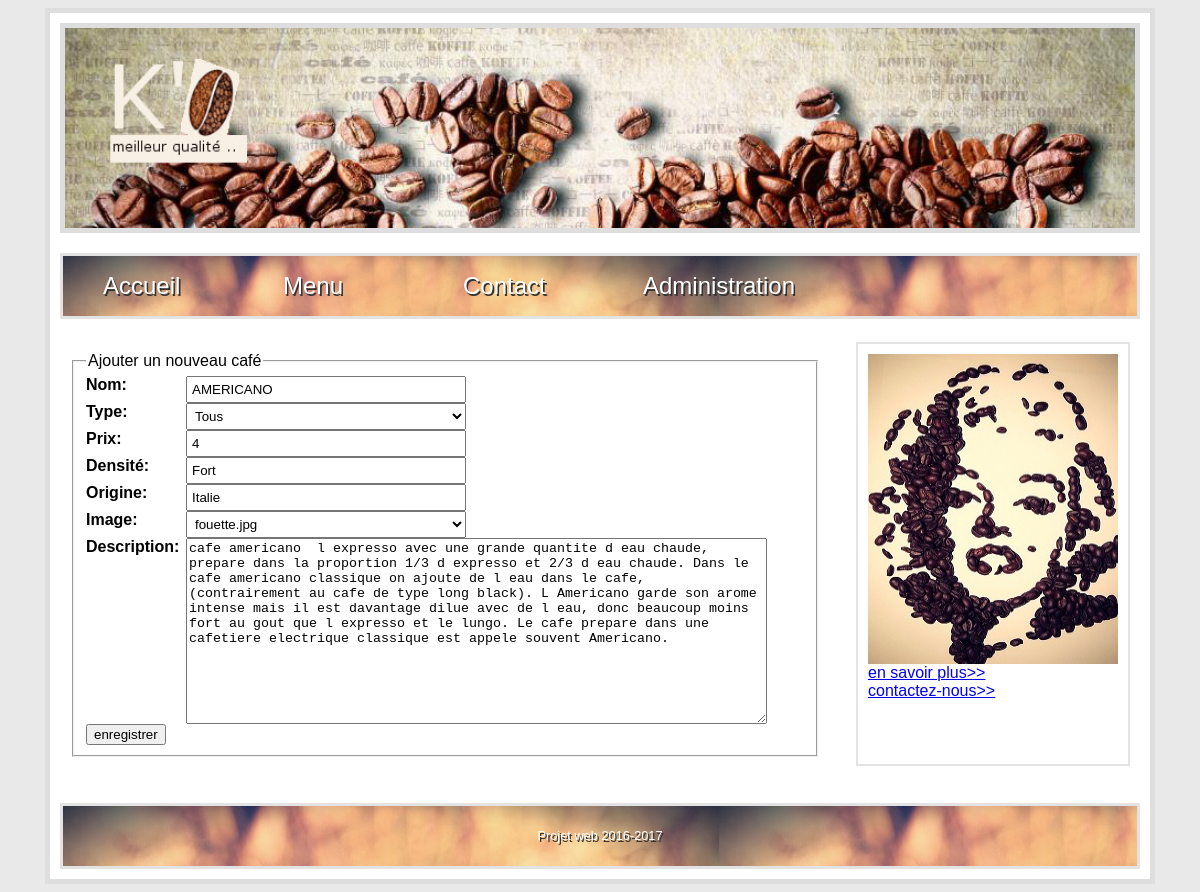
Page /CoffeeAdd.php?update=110 on the committed database.
### tables this page shows
CREATE TABLE `coffee` (
  `id` int(11) NOT NULL,
  `name` varchar(30) NOT NULL,
  `type` varchar(15) NOT NULL,
  `price` int(10) NOT NULL,
  `roast` varchar(10) NOT NULL,
  `country` varchar(10) NOT NULL,
  `image` text NOT NULL,
  `review` text NOT NULL
);

### Model/Credentials.php (called while the page is built, shortened)
<?php
$database = "coffeedb";
?>

### Model/CoffeeModel.php (called while the page is built, shortened)
<?php
require ("Entities/CoffeeEntity.php");
class CoffeeModel {
    function GetCoffeeTypes() {
        require ('Credentials.php');
        $link=mysqli_connect($host, $user, $passwd) or die(mysql_error());
        mysqli_select_db($link,$database);
        $result = mysqli_query($link,"SELECT DISTINCT type FROM coffee") or die(mysql_error());
        $types = array();
        while ($row = mysqli_fetch_array($result)) {
            array_push($types, $row[0]);
        }
        return $types;
    }
    function GetCoffeeById($id) {
        require ('Credentials.php');
        $link=mysqli_connect($host, $user, $passwd) or die(mysql_error);
        mysqli_select_db($link,$database);
        $query = "SELECT * FROM coffee WHERE id = $id";
        $result = mysqli_query($link,$query) or die(mysql_error());
        while ($row = mysqli_fetch_array($result)) {
            $name = $row[1];
            $type = $row[2];
            $price = $row[3];
            $roast = $row[4];
            $country = $row[5];
            $image = $row[6];
            $review = $row[7];
            $coffee = new CoffeeEntity($id, $name, $type, $price, $roast, $country, $image, $review);
        }
        return $coffee;
    }
}
?>

### Entities/CoffeeEntity.php (called while the page is built, shortened)
<?php
class CoffeeEntity
{
    function __construct($id, $name, $type, $price, $roast, $country, $image, $review) {
        $this->name = $name;
        $this->price = $price;
        $this->roast = $roast;
        $this->country = $country;
        $this->image = $image;
        $this->review = $review;
    }
}
?>

### CoffeeAdd.php (the view, shortened to what this page needs)
<?php
require './Controller/CoffeeController.php';
$coffeeController = new CoffeeController();
if(isset($_GET["update"]))
{
    $coffee = $coffeeController->GetCoffeeById($_GET["update"]);
    $content ="<form action='' method='post'>
    <fieldset>
        <legend>Ajouter un nouveau café</legend>
        <label for='name'>Nom: </label>
        <input type='text' class='inputField' name='txtName' value='$coffee->name'  /><br/>
        <label for='type'>Type: </label>
        <select class='inputField' name='ddlType'>
            <option value='%'>Tous</option>"
        .$coffeeController->CreateOptionValues($coffeeController->GetCoffeeTypes()).
        "</select><br/>
        <label for='price'>Prix: </label>
        <input type='text' class='inputField' name='txtPrice' value='$coffee->price'/><br/>
        <label for='roast'>Densité: </label>
        <input type='text' class='inputField' name='txtRoast' value='$coffee->roast' /><br/>
        <label for='country'>Origine: </label>
        <input type='text' class='inputField' name='txtCountry' value='$coffee->country' /><br/>
        <label for='image'>Image: </label>
        <select class='inputField' name='ddlImage' value='$coffee->image'>"
        .$coffeeController->GetImages().
        "</select></br>
        <label for='review'>Description: </label>
        <textarea cols='70' rows='12' name='txtReview'>$coffee->review</textarea></br>
        <input type='submit' value='enregistrer'>
    </fieldset>
</form>";
}
include './Template.php';
?>

### Styles/Stylesheet.css (style rules this page uses)
body { font-family: lucida grande ,tahoma,verdana,arial,sans-serif; background-color: #e9e9e9; }
.inputField { width: 280px; padding: 4px; }
label { float: left; width: 100px; font-weight: bold; }

### rows in the picture
coffee: txtName "AMERICANO", txtPrice "4", txtRoast "Fort", txtCountry "Italie", ddlImage "fouette.jpg", txtReview "cafe americano l expresso avec une grande quantite d eau chaude, prepare dans la proportion 1/3 d expresso et 2/3 d eau chaude. Dans le cafe americano classique on ajoute de l eau dans le cafe, (contrairement au cafe de type long black). L Americano garde son arome intense mais il est davantage dilue avec de l eau, donc beaucoup moins fort au gout que l expresso et le lungo. Le cafe prepare dans une cafetiere electrique classique est appele souvent Americano."
